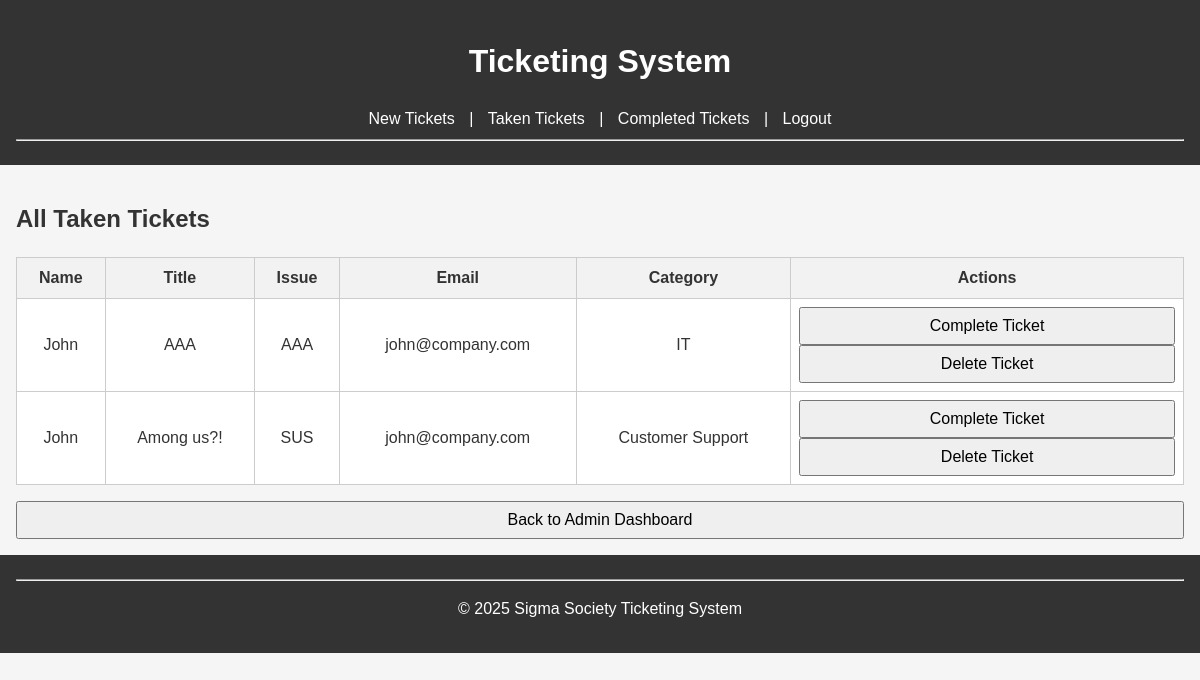
Page /admin/taken_tickets (signed in) on the committed database.
### tables this page shows
CREATE TABLE TakenTickets (
	id INTEGER,
	name TEXT NOT NULL,
	ticket_title TEXT NOT NULL,
	ticket_issue TEXT NOT NULL,
	email TEXT NOT NULL,
	is_finished INTEGER DEFAULT (0),
	category_id INTEGER,
	CONSTRAINT TAKENTICKETS_PK PRIMARY KEY (id),
	CONSTRAINT FK_TakenTickets_Categories_2 FOREIGN KEY (category_id) REFERENCES Categories(id),
	CONSTRAINT FK_TakenTickets_NewTickets_3 FOREIGN KEY (id) REFERENCES NewTickets(id)
);

CREATE TABLE Categories (
    id INTEGER PRIMARY KEY AUTOINCREMENT,
    name TEXT NOT NULL
);

### app.py (the view)
@app.route('/admin/taken_tickets')
def admin_taken_tickets():
    if not session.get('admin'):
        return redirect('/admin_login')
    conn = get_db_connection()
    tickets = conn.execute(
        '''SELECT tt.*, c.name as category_name
           FROM TakenTickets tt
           LEFT JOIN Categories c ON tt.category_id = c.id'''
    ).fetchall()
    conn.close()
    return render_template('taken_tickets.html', tickets=tickets)

### app.py (called while the page is built)
def get_db_connection():
    db = Path(__file__).parent/"tickets.db"
    conn = sqlite3.connect(db)
    conn.row_factory = sqlite3.Row
    return conn

### templates/taken_tickets.html
{% extends "base.html" %}
{% block content %}
<h2>All Taken Tickets</h2>
<table class="table table-striped">
    <thead>
        <tr>
            <th>Name</th>
            <th>Title</th>
            <th>Issue</th>
            <th>Email</th>
            <th>Category</th>
            <th>Actions</th>
        </tr>
    </thead>
    <tbody>
        {% for ticket in tickets %}
        <tr>
            <td data-label="Name">{{ ticket.name }}</td>
            <td data-label="Title">{{ ticket.ticket_title }}</td>
            <td data-label="Issue">{{ ticket.ticket_issue }}</td>
            <td data-label="Email">{{ ticket.email }}</td>
            <td data-label="Category">{{ ticket.category_name }}</td>
            <td data-label="Actions">
                <form method="POST" action="/mark_ticket_completed/{{ ticket.id }}" style="display:inline;">
                    <button type="submit" class="btn btn-success">Complete Ticket</button>
                </form>
                <form method="POST" action="/delete_ticket/{{ ticket.id }}" style="display:inline;">
                    <button type="submit" class="btn btn-danger">Delete Ticket</button>
                </form>
            </td>
        </tr>
        {% endfor %}
    </tbody>
</table>
<div style="margin-top: 1em;">
    <a href="{{ url_for('admin_dashboard') }}"><button>Back to Admin Dashboard</button></a>
</div>
{% endblock %}

### static/style.css (style rules this page uses)
body { font-family: Arial, sans-serif; margin: 0; padding: 0; line-height: 1.5; background-color: #f5f5f5; color: #333; }
table { width: 100%; border-collapse: collapse; background-color: white; margin-bottom: 1em; }
th, td { border: 1px solid #ddd; padding: 8px; text-align: left; }
th { background-color: #f2f2f2; }
input, textarea, select, button { width: 100%; padding: 0.5rem; font-size: 1rem; }
table { width: 100%; border-collapse: collapse; }
table th, table td { border: 1px solid #ccc; padding: 0.5rem; text-align: center; }

### rows in the picture
TakenTickets: name "John", ticket_title "AAA", ticket_issue "AAA", email "john@company.com", category_name "IT"
TakenTickets: name "John", ticket_title "Among us?!", ticket_issue "SUS", email "john@company.com", category_name "Customer Support"

### other values in the picture
{{ current_year or "2025" }} "2025"
